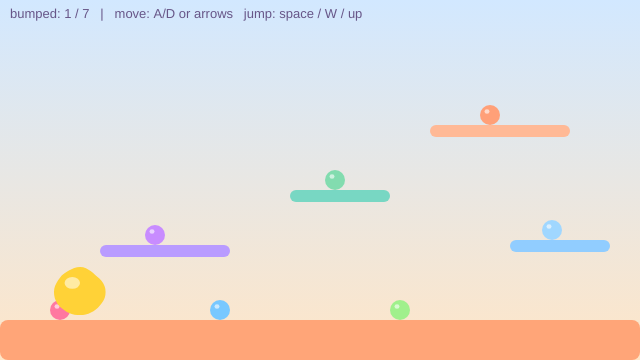
Frame 1 (no input)
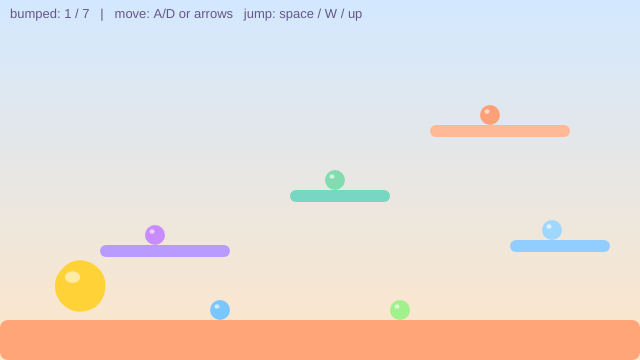
Frame 60 (no input)
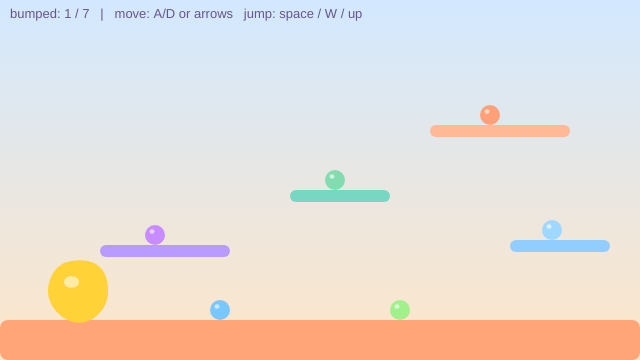
Frame 120 (the mouse pressed at the canvas centre since frame 60)

The p5.js sketch that drew these frames (run headless with seeded random() and noise() and a simulated clock; from frame 60 on, the mouse is pressed at the canvas centre):

// p5.js sketch
// ── sketch.js
// sidequest 02 - joyful blob
// base: GBDA302 W2 Example 03 (platformer with AABB collision)
// redesigned for joy: floaty gravity, big jumps, squash/stretch, pastel world
// bonus: mischief mechanic - bump the little bubble items off the platforms

// ---- colour palette - easy to swap from one place ----
const BG_TOP    = [210, 232, 255]; // soft sky blue
const BG_BOT    = [255, 230, 200]; // warm peach at the horizon
const BLOB_COL  = [255, 210, 55];  // sunshine yellow - main character
const FLOOR_COL = [255, 165, 120]; // coral floor
const PLAT_COLS = [
  [185, 155, 255], // lavender
  [120, 215, 195], // seafoam
  [255, 185, 150], // peach
  [145, 205, 255], // sky blue
];

let floorY;

let blob = {
  x: 80, y: 0,

  r: 28,
  points: 52,
  wobble: 9,        // medium deformation - rounds out with the low freq
  wobbleFreq: 0.32, // LOW = few big smooth bumps, not many small nervous ones
  t: 0,
  tSpeed: 0.009,    // slow graceful animation - joy is confident, not jittery

  vx: 0, vy: 0,
  accel: 0.7,       // snappy - joy is responsive
  maxRun: 5.5,      // zippy
  gravity: 0.45,    // light - joy is floaty
  jumpV: -13.5,     // big generous jump

  onGround: false,
  frictionAir: 0.998,
  frictionGround: 0.90, // a little slidey - playful feel

  squash: 0,        // >0 = squashed wide on land, <0 = stretched tall on jump
};

let platforms = [];
let items = [];    // the mischievous little bubble guys

function setup() {
  createCanvas(640, 360);
  floorY = height - 40;

  noStroke();
  textFont('sans-serif');
  textSize(13);

  blob.y = floorY - blob.r - 1;

  // colorful platforms - each gets its own pastel
  platforms = [
    { x: 0,   y: floorY,       w: width, h: height - floorY, col: FLOOR_COL },
    { x: 100, y: floorY - 75,  w: 130,   h: 12, col: PLAT_COLS[0] },
    { x: 290, y: floorY - 130, w: 100,   h: 12, col: PLAT_COLS[1] },
    { x: 430, y: floorY - 195, w: 140,   h: 12, col: PLAT_COLS[2] },
    { x: 510, y: floorY - 80,  w: 100,   h: 12, col: PLAT_COLS[3] },
  ];

  spawnItems();
}

// little bubble items to bump around - the mischief bonus
function spawnItems() {
  let ir = 10; // item radius
  items = [
    makeItem(60,  floorY - ir,          [255, 120, 160]), // pink
    makeItem(220, floorY - ir,          [120, 200, 255]), // blue
    makeItem(400, floorY - ir,          [160, 240, 140]), // mint
    makeItem(155, floorY - 75 - ir,     [200, 140, 255]), // on lavender step
    makeItem(335, floorY - 130 - ir,    [130, 220, 175]), // on seafoam step
    makeItem(490, floorY - 195 - ir,    [255, 160, 120]), // on peach step
    makeItem(552, floorY - 80 - ir,     [160, 215, 255]), // on sky step
  ];
}

function makeItem(x, y, col) {
  return { x, y, r: 10, vx: 0, vy: 0, col, bumped: false };
}

function draw() {
  drawBg();

  // platforms with rounded corners - friendlier than sharp rects
  for (const p of platforms) {
    fill(...p.col);
    rect(p.x, p.y, p.w, p.h, 8);
  }

  // horizontal input
  let move = 0;
  if (keyIsDown(65) || keyIsDown(LEFT_ARROW))  move -= 1; // A or left
  if (keyIsDown(68) || keyIsDown(RIGHT_ARROW)) move += 1; // D or right

  blob.vx += blob.accel * move;
  blob.vx *= blob.onGround ? blob.frictionGround : blob.frictionAir;
  blob.vx  = constrain(blob.vx, -blob.maxRun, blob.maxRun);
  blob.vy += blob.gravity;

  // AABB collision box (same approach as example 03)
  let box = { x: blob.x - blob.r, y: blob.y - blob.r, w: blob.r * 2, h: blob.r * 2 };

  // X pass
  box.x += blob.vx;
  for (const s of platforms) {
    if (overlap(box, s)) {
      if (blob.vx > 0) box.x = s.x - box.w;
      else if (blob.vx < 0) box.x = s.x + s.w;
      blob.vx = 0;
    }
  }

  // Y pass
  let wasOnGround = blob.onGround;
  box.y += blob.vy;
  blob.onGround = false;

  for (const s of platforms) {
    if (overlap(box, s)) {
      if (blob.vy > 0) {
        box.y = s.y - box.h;
        blob.vy = 0;
        blob.onGround = true;
      } else if (blob.vy < 0) {
        box.y = s.y + s.h;
        blob.vy = 0;
      }
    }
  }

  // squash on landing, stretch on jump (triggered in keyPressed)
  if (!wasOnGround && blob.onGround) blob.squash = 2.2; // pancake on landing

  blob.x = box.x + box.w / 2;
  blob.y = box.y + box.h / 2;
  blob.x = constrain(blob.x, blob.r, width - blob.r);

  blob.t += blob.tSpeed;

  // items before the blob so blob draws on top
  updateItems();
  drawBlob(blob);

  drawHUD();
}

function drawBg() {
  let ctx = drawingContext;
  let g = ctx.createLinearGradient(0, 0, 0, height);
  g.addColorStop(0, `rgb(${BG_TOP.join(',')})`);
  g.addColorStop(1, `rgb(${BG_BOT.join(',')})`);
  ctx.fillStyle = g;
  ctx.fillRect(0, 0, width, height);
}

function drawBlob(b) {
  push();

  // idle bop - rhythmic vertical bounce, always going, very much a vibe
  let bopY  = sin(frameCount * 0.08) * 6;
  // tiny side sway for that jiving feeling
  let bopX  = sin(frameCount * 0.05) * 2.5;
  // lean in the direction of movement - leans harder the faster it goes
  let lean  = b.vx * 0.045;

  translate(b.x + bopX, b.y + bopY);
  rotate(lean);

  // squash/stretch - MUCH more dramatic, slow decay so you can see it
  let sx = 1 + b.squash * 0.55;  // way wider when landing
  let sy = 1 - b.squash * 0.45;  // way flatter when landing
  scale(sx, sy);
  b.squash *= 0.76; // slower decay = squash hangs around longer

  // gentle breathing pulse on top of the noise wobble
  let breathe = sin(b.t * 7) * 2.5;

  fill(...BLOB_COL);
  beginShape();
  for (let i = 0; i < b.points; i++) {
    const a = (i / b.points) * TAU;
    const n = noise(
      cos(a) * b.wobbleFreq + 100,
      sin(a) * b.wobbleFreq + 100,
      b.t
    );
    const r = b.r + breathe + map(n, 0, 1, -b.wobble, b.wobble);
    vertex(cos(a) * r, sin(a) * r);
  }
  endShape(CLOSE);

  // glossy highlight - bubbly and round
  fill(255, 255, 255, 140);
  ellipse(-b.r * 0.28, -b.r * 0.32, b.r * 0.55, b.r * 0.42);

  pop();
}

function updateItems() {
  for (let item of items) {
    if (!item.bumped) {
      // circle-circle distance check - cleaner than AABB for round things
      if (dist(blob.x, blob.y, item.x, item.y) < blob.r + item.r) {
        // launch away from the blob, inheriting some of its speed
        let dir = item.x >= blob.x ? 1 : -1;
        item.vx = dir * (3.5 + abs(blob.vx) * 0.6);
        item.vy = -6.5;
        item.bumped = true;
      }
    } else {
      // little physics for bumped items
      item.vy += 0.5;
      item.vx *= 0.99;
      item.x  += item.vx;
      item.y  += item.vy;
    }

    // draw while on screen
    if (item.y < height + 40) {
      noStroke();
      fill(...item.col);
      ellipse(item.x, item.y, item.r * 2, item.r * 2);

      // little shine spot for bubble look
      fill(255, 255, 255, 155);
      ellipse(item.x - item.r * 0.3, item.y - item.r * 0.35, item.r * 0.5, item.r * 0.45);
    }
  }
}

function drawHUD() {
  let bumped = items.filter(i => i.bumped).length;
  fill(80, 55, 110, 210);
  text(`bumped: ${bumped} / ${items.length}   |   move: A/D or arrows   jump: space / W / up`, 10, 18);
}

// AABB overlap test - straight from example 03
function overlap(a, b) {
  return (
    a.x < b.x + b.w &&
    a.x + a.w > b.x &&
    a.y < b.y + b.h &&
    a.y + a.h > b.y
  );
}

function keyPressed() {
  if (
    (key === ' ' || key === 'W' || key === 'w' || keyCode === UP_ARROW) &&
    blob.onGround
  ) {
    blob.vy = blob.jumpV;
    blob.onGround = false;
    blob.squash = -1.1; // tall and thin on jump - very dramatic stretch
  }
}
